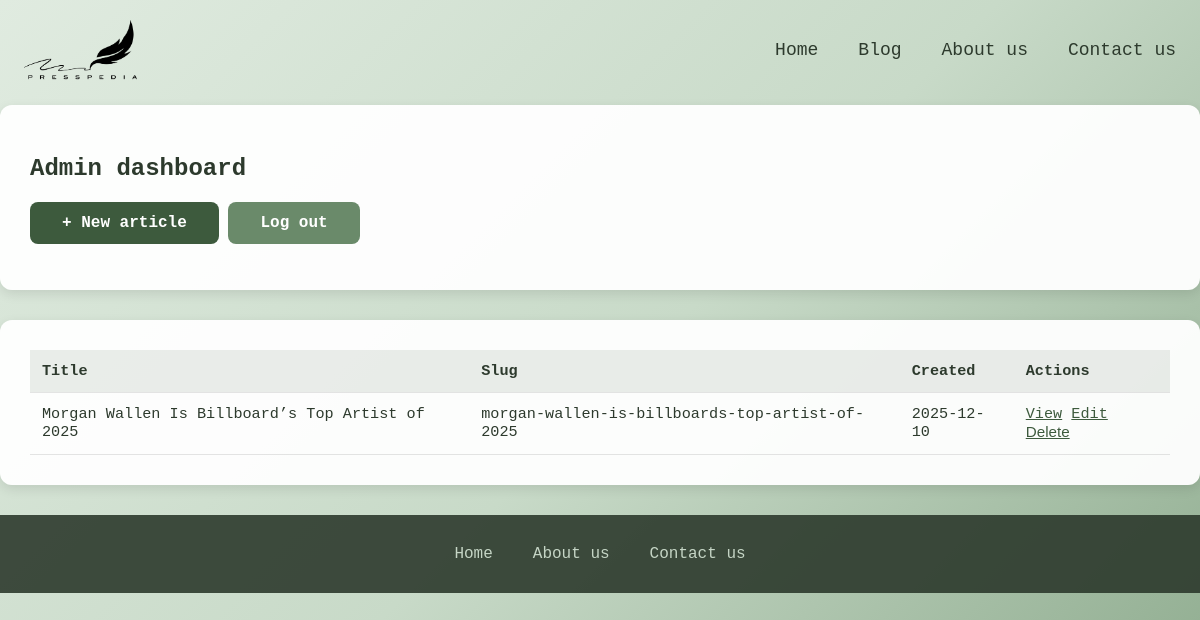
/admin/ (signed in), run on the app's committed database.
### app/models.py (models this page shows, shortened)
class Article(db.Model):
    id = db.Column(db.Integer, primary_key=True)
    title = db.Column(db.String(255), nullable=False)
    slug = db.Column(db.String(255), unique=True, nullable=False)
    content = db.Column(db.Text, nullable=False)
    author = db.Column(db.String(100), default="Anonyme")
    category = db.Column(db.String(50), default="Général")
    tags = db.Column(db.String(255), default="")
    image_filename = db.Column(db.String(255), nullable=True)
    created_at = db.Column(db.DateTime, default=datetime.utcnow)
    updated_at = db.Column(db.DateTime, default=datetime.utcnow, onupdate=datetime.utcnow)
    likes = db.Column(db.Integer, default=0)
    dislikes = db.Column(db.Integer, default=0)
    comments = db.relationship(
        "Comment",
        backref="article",
        lazy=True,
        cascade="all, delete-orphan",
    )

### app/admin_routes.py (the view)
@admin_bp.route("/")
@login_required
def dashboard():
    articles = Article.query.order_by(Article.created_at.desc()).all()
    return render_template("admin_dashboard.html", articles=articles)

### app/admin_routes.py (called while the page is built)
def login_required(view_func):
    @wraps(view_func)
    def wrapper(*args, **kwargs):
        if not session.get("admin_logged_in"):
            return redirect(url_for("admin.login", next=request.url))
        return view_func(*args, **kwargs)
    return wrapper

### app/templates/admin_dashboard.html (shortened to what this page needs)
{% extends "base.html" %}
{% block content %}
  <section class="admin-header">
    <h2>Admin dashboard</h2>
    <p>
      <a href="{{ url_for('admin.create_article') }}" class="btn">+ New article</a>
      <a href="{{ url_for('admin.logout') }}" class="btn btn-secondary">Log out</a>
    </p>
  </section>
  <section class="admin-table">
    {% if articles %}
      <table>
        <thead>
          <tr>
            <th>Title</th>
            <th>Slug</th>
            <th>Created</th>
            <th>Actions</th>
          </tr>
        </thead>
        <tbody>
          {% for article in articles %}
            <tr>
              <td>{{ article.title }}</td>
              <td>{{ article.slug }}</td>
              <td>{{ article.created_at.strftime('%Y-%m-%d') if article.created_at else '' }}</td>
              <td>
                <a href="{{ url_for('main.article_detail', slug=article.slug) }}" class="btn-link">View</a>
                <a href="{{ url_for('admin.edit_article', article_id=article.id) }}" class="btn-link">Edit</a>
                <form method="post" action="{{ url_for('admin.delete_article', article_id=article.id) }}" style="display:inline" onsubmit="return confirm('Delete this article?');">
                  <button type="submit" class="btn-link btn-danger">Delete</button>
                </form>
              </td>
            </tr>
          {% endfor %}
        </tbody>
      </table>
    {% else %}
      <p>No articles yet. Use the "New article" button to create one.</p>
    {% endif %}
  </section>
{% endblock %}

### app/templates/base.html (shortened to what this page needs)
<!doctype html>
<html lang="fr">
  <head>
    <link rel="stylesheet" href="{{ url_for('static', filename='style.css') }}" />
  </head>
  <body>
    <header class="site-header">
      <div class="container header-inner">
        <div class="logo">
          <a href="{{ url_for('main.index') }}">
            <img src="{{ url_for('static', filename='presspedia.png') }}" alt="Presspedia" />
          </a>
        </div>
        <nav class="site-nav">
          <a href="{{ url_for('main.index') }}">Home</a>
          <a href="{{ url_for('main.blog') }}">Blog</a>
          <a href="{{ url_for('main.about') }}">About us</a>
          <a href="{{ url_for('main.contact') }}">Contact us</a>
        </nav>
      </div>
    </header>
    <main class="site-main">
      {% block content %}{% endblock %}
    </main>
    <footer class="site-footer">
      <nav class="footer-nav">
        <a href="{{ url_for('main.index') }}">Home</a>
        <a href="{{ url_for('main.about') }}">About us</a>
        <a href="{{ url_for('main.contact') }}">Contact us</a>
      </nav>
    </footer>
  </body>
</html>

### app/static/style.css (style rules this page uses)
* { box-sizing: border-box; }
body { margin: 0; font-family: 'Courier New', Courier, monospace; background: linear-gradient(135deg, #e0ebe0 0%, #c8dac8 50%, #8aa88a 100%); color: #2d3a2d; min-height: 100vh; }
a { color: #3d5a3d; text-decoration: none; }
.container { max-width: 1200px; margin: 0 auto; padding: 0 24px; }
.site-header { background-color: transparent; padding: 20px 0; position: relative; z-index: 100; }
.header-inner { display: flex; align-items: center; justify-content: space-between; max-width: 1200px; margin: 0 auto; padding: 0 24px; }
.logo img { height: 60px; width: auto; }
.site-nav { display: flex; gap: 40px; align-items: center; }
.site-nav a { color: #2d3a2d; font-size: 18px; font-weight: 500; text-decoration: none; position: relative; padding-bottom: 5px; }
.site-nav a::after { content: ''; position: absolute; bottom: 0; left: 0; width: 0; height: 2px; background-color: #5a7a5a; transition: width 0.3s ease; }
.btn { display: inline-block; padding: 12px 32px; background-color: #3d5a3d; color: #fff; font-size: 1rem; font-weight: 600; border: none; border-radius: 8px; cursor: pointer; transition: all 0.3s ease; }
.site-footer { background-color: rgba(45, 58, 45, 0.9); padding: 30px 0; text-align: center; }
.footer-nav { display: flex; justify-content: center; gap: 40px; }
.footer-nav a { color: #c5d5c5; font-size: 1rem; text-decoration: none; transition: color 0.3s ease; }
.auth-box, .admin-header, .admin-table { background: rgba(255, 255, 255, 0.95); padding: 30px; border-radius: 12px; margin-bottom: 30px; box-shadow: 0 4px 12px rgba(0, 0, 0, 0.1); }
table { width: 100%; border-collapse: collapse; font-size: 0.95rem; }
th, td { padding: 12px; border-bottom: 1px solid rgba(0, 0, 0, 0.1); text-align: left; }
th { background-color: rgba(61, 90, 61, 0.1); font-weight: 600; color: #2d3a2d; }
.btn-secondary { background-color: #6a8a6a; }
.btn-danger { background-color: #8a3d3d; }
.btn-link { background: none; border: none; color: #3d5a3d; padding: 0; cursor: pointer; font-size: 0.95rem; text-decoration: underline; }

### data on the page
Article: title "Morgan Wallen Is Billboard’s Top Artist of 2025", slug "morgan-wallen-is-billboards-top-artist-of-2025", created_at "2025-12-10"
